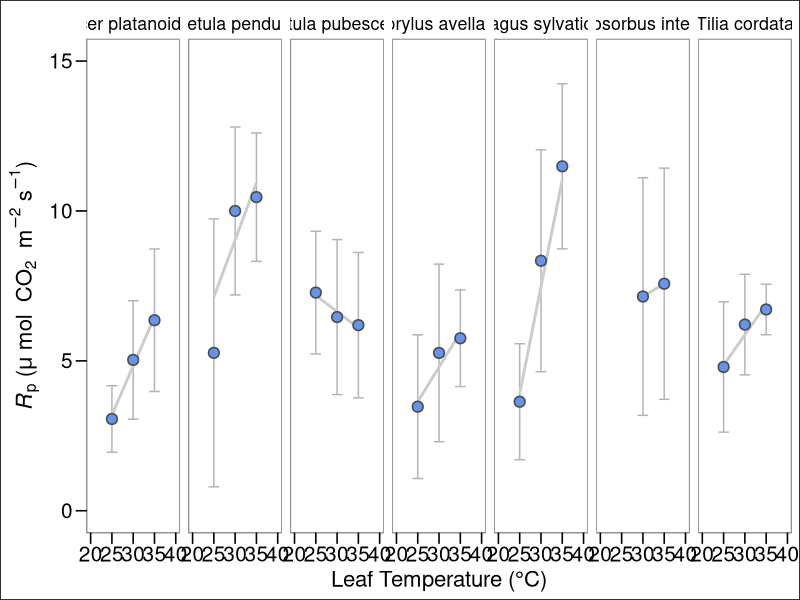
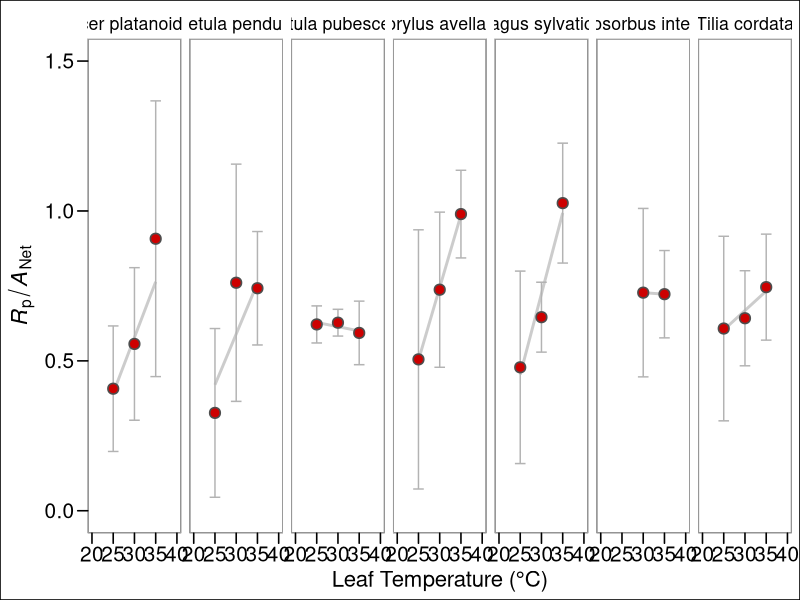
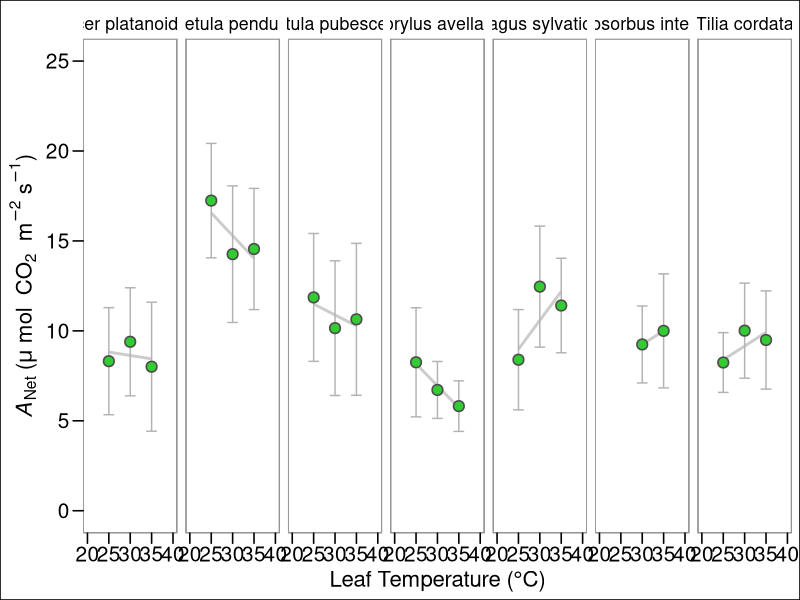

Write R code to recreate these figures, in order. (Note: this script raises an error after producing the figures.)
#install.packages("Hmisc", dependencies = T)
#
# packages_to_load <- c("drc", "bbmle", "labelled", "MALDIquant", 
#                      "magicfor", "ggplot2", "ggpubr", "ggpmisc", "tidyverse", #"broom", 
#                     "Hmisc", "plotly", "PairedData", "DescTools", 
#                     "generalhoslem", "graphics", "nls2", "plyr",
#                     "ggthemes", "ggpubr", "signal", "segmented")
#
# lapply(packages_to_load, library, character.only = TRUE)

## lable ----
ytleaf          <- expression("T"["leaf"]~degree~"C")
photorate       <- expression("" ~mu ~ mol ~ "CO"[2]~m^{-2} ~ "s"^{-1})
labrsq          <- expression(R^{2}~"=")
labvpdl         <- "VPD (kPa)"
lab_photo       <- expression(paste(italic(A)[Net], ' (', mu * ~'mol'~ " CO"[2]~' m'^{-2}*' s'^{-1}*')'))
lab_photo1      <- expression(paste(italic(A)[Net], ' (', mu * 'mol m'^{-2}*'s'^{-1}*')'))
lab_Tleaf       <- expression(paste("Leaf temperature (", degree,"C)"))
labcond         <- expression("g"["s"]~~"in"~mol~H[2]*O~m^{-2}~s^{-1})
labcond1        <- expression("Conductance to "~H[2]*O~"in"~mol~H[2]*O~m^{-2}~s^{-1})
labtrmmol       <- expression("E"~~"in"~mol~H[2]*O~m^{-2}~s^{-1})
etrrate         <- expression("" ~mu ~ mol ~"photon" ~m^{-2} ~ "s"^{-1})
photorate       <- expression("" ~mu ~ mol ~ "CO"[2]~m^{-2} ~ "s"^{-1})
labgs           <- expression(paste(italic(g[s])*" ("~mol[H[2]*O]~m^{-2}~s^{-1}~")"))


## data processing ---- Load ONE of the following csv's


# Species
df <- read.csv("Data/Uppsala-2024-Summer-Photorespiration-SpotMes-TreeSpp.csv", header = T, stringsAsFactors = T, sep = ";")


# Ecotypes

df <- read.csv("Data/Uppsala-2024-Summer-Photorespiration-SpotMes-Birch-Ecotypes.csv", header = T, stringsAsFactors = T, sep = ";")


#-----------------------------------------------------#


## use the following filters as necessary
df     <- subset(df, dq == "yes") # eliminates unreliable values.

df$pairid <- paste0(df$sprp, "-", df$setTleaf)

df$pairid <- as.factor(df$pairid)


length(unique(df$pairid))       # individual runs + season

dflist    <-   split(df,list(df$pairid))
dflist    <-   split(df,unique(list(df$pairid)))
dflist    <-   dflist[sapply(dflist, nrow)>0] 

setwd("output")


correct_RD <- function(data, output_path){
  
  ColumnNames <- c("sp","treeid","setTleaf",
             "anet.21p",    
             "anet.0p",
             "Rd",
             "corranet",
             "anet.delta",
             "pr.CO2", 
             "pr.real",
             "pr.percent",    
             "gsw.21p",    
             "gsw.0p",     
             "gsw.delta",  
             "gsw.percent",
             "E.21p",     
             "E.0p",      
             "E.delta",   
             "E.percent", 
             "ETR.21p",     
             "ETR.0p",
             "ETR.delta",   
             "ETR.percent",
             "JT",
             "JO1",
             "JC1",
             "JO2",
             "JC2",
             "JO1.percent",
             "JC1.percent",
             "JO2.percent",
             "JC2.percent",
             "NPQ.21p",
             "NPQ.0p",
             "NPQ.delta",
             "NPQ.percent")
  
  output_data <- data.frame(matrix(nrow = 0, ncol = length(ColumnNames)))
  names(output_data) <- ColumnNames

  for(dataIdx in 1:length(data)){
    
    speciesdata <- data[[dataIdx]]
    if(nrow(speciesdata) != 2){
      print(names(dflist)[dataIdx])
      print(nrow(speciesdata))
      next
    }
    
    
    sp               <-     speciesdata$sp[1]
    treeid           <-     speciesdata$treeid[1]
    setTleaf         <-     speciesdata$setTleaf[1]
    
    p21              <-     subset(speciesdata, olev == "21p")    
    p0               <-     subset(speciesdata, olev == "0p")
    
    anet.21p         <-     p21$A
    anet.0p          <-     p0$A
     
    
    # Calculate corrected Anet. The values for slope and intercept       where calculated using values taken from the literature. 
    
    Rd               <-      0.05554*anet.21p+ 0.11395 
    corranet         <-      anet.21p-Rd          
    # "corranet" is Anet corrected for Rd
    
    
    anet.delta       <-      anet.0p - anet.21p
    pr.CO2           <-      anet.delta * 0.5
    pr.real          <-      anet.delta + pr.CO2
    pr.percent       <-      pr.real/anet.21p
    
    gsw.21p          <-      p21$gsw
    gsw.0p           <-      p0$gsw
    gsw.delta        <-      p0$gsw - p21$gsw
    gsw.percent      <-      gsw.delta/p21$gsw
    
    
    E.21p            <-      p21$E
    E.0p             <-      p0$E
    E.delta          <-      p0$E - p21$E
    E.percent        <-      E.delta/p21$E
    
    
    ETR.21p          <-      p21$ETR
    ETR.0p           <-      p0$ETR
    ETR.delta        <-      p0$ETR - p21$ETR
    ETR.percent      <-      ETR.delta/p21$ETR
    JT               <-      ETR.21p + ETR.0p
    JO1              <-      pr.percent * JT
    JC1              <-      JT-JO1
    JO2              <-      ((2/3)*(JT-4*(anet.21p)))
    JC2              <-      ((1/3)*(JT+8*(anet.21p)))
    JO1.percent      <-      JO1/JT
    JC1.percent      <-      JC1/JT
    JO2.percent      <-      JO2/JT
    JC2.percent      <-      JC2/JT
    
    
    NPQ.21p          <-      p21$NPQ
    NPQ.0p           <-      p0$NPQ
    NPQ.delta        <-      NPQ.0p - NPQ.21p
    NPQ.percent      <-      NPQ.delta/NPQ.21p
    
    new_data = data.frame(as.character(sp),
                          as.character(treeid),
                          as.character(setTleaf), 
                          anet.21p,    
                          anet.0p,     
                          Rd, 
                          corranet,
                          anet.delta,
                          pr.CO2,
                          pr.real,
                          pr.percent,
                          gsw.21p,    
                          gsw.0p,     
                          gsw.delta,  
                          gsw.percent,
                          p21$E,     
                          E.0p,      
                          E.delta,   
                          E.percent, 
                          ETR.21p,     
                          ETR.0p,   
                          ETR.delta,   
                          ETR.percent,
                          JT,
                          JO1,
                          JC1,
                          JO2,
                          JC2,
                          JO1.percent,
                          JC1.percent,
                          JO2.percent,
                          JC2.percent,
                          NPQ.21p,
                          NPQ.0p,
                          NPQ.delta, 
                          NPQ.percent)
    
    names(new_data) <- names(output_data)
    output_data <- rbind(output_data, new_data)
    
    
  }
  
  file_path = paste(output_path, "species-output.csv", sep = "/")
  if(!dir.exists(output_path)){
    dir.create(output_path, recursive = T)
  }
  
  
  index <- 1
  while(file.exists(file_path)){
    file_path <- paste(output_path, paste("species-output", as.character(index), ".csv", sep =""), sep = "/")
    index = index + 1
  }
 
  

  write.table(output_data, file = file_path, 
              row.names = FALSE, col.names = T, sep = ";")
}

correct_RD(dflist, "./")


outs <- read.csv("species-output.csv", stringsAsFactors = T, sep = ";")



# Making the table for the concatenated PR values for each species and each temperature point.
library(stats)
library(base)
library(dplyr)
library(ggplot2)

absolute.table <- outs %>%
  group_by(sp, setTleaf) %>%
  summarise(pr.real.avg = mean(pr.real),
            se = sd(pr.real))




svg(filename = "pr-raw.svg", width = 16, height = 4.5, bg = "transparent")

ggplot(absolute.table, aes(y = pr.real.avg, x=setTleaf, group=sp))+
  geom_errorbar(aes(ymin=pr.real.avg-se, ymax=pr.real.avg+se),col ="grey70", width= 2.5)+ #pmin can be used to cap the ymax. (e.g., pmin(pr.real.avg+se, 1.0))
  geom_smooth(data = outs, mapping = aes(y=pr.real, x=setTleaf), se = F, method="lm", col = "grey80")+
  geom_point(col="grey30", size = 3, pch = 21, fill = "cornflowerblue", stroke = 0.85)+
  # stat_regline_equation(data = outs, aes(x = setTleaf, y=pr.real, label = paste(..eq.label.., ..adj.rr.label.., paste("p = ", ..p.value..), sep = "~~~")),
  # formula = y~x,
  # label.x =22, label.y = 1.5)+
  facet_wrap(~sp, ncol = 7) +
  scale_y_continuous(limits = c(0, 15), name = expression(paste(italic(R)[p], ' (', mu * ~'mol'~ " CO"[2]~' m'^{-2}*' s'^{-1}*')')))+
  scale_x_continuous(limits = c(20,40), name = "Leaf Temperature (°C)")+
  ggthemes::theme_base() +
theme(axis.text.y = element_text(size = 15), 
      axis.text.x = element_text(size = 15),
      panel.border = element_rect(color = "grey70"))
dev.off()


###Plot of pr.percent

library(dplyr)
percent.table <- outs %>%
  group_by(sp, setTleaf) %>%
  summarise(pr.percent.avg = mean(pr.percent),
            se = sd(pr.percent))

svg(filename = "pr-percent.svg", width = 16, height = 4.5, bg = "transparent")

ggplot(percent.table, aes(y = pr.percent.avg, x=setTleaf, group=sp))+
   #pmin can be used to cap the ymax. (e.g., pmin(pr.real.avg+se, 1.0))
  geom_smooth(data = outs, mapping = aes(y=pr.percent, x=setTleaf), se = F, method="lm", col = "grey80")+
  # ggpmisc::stat_poly_eq(
  #   data = outs,
  #   formula = y ~ x,
  #   aes(x = setTleaf, y = pr.percent, label = paste(after_stat(p.value.label), sep = "~~~")),
  #   label.x = 22,
  #   label.y = 1.5,
  # )+
  geom_errorbar(aes(ymin=pr.percent.avg-se, ymax=pr.percent.avg+se),col ="grey70", width= 2.5)+
  geom_point(col="grey30", size = 3, pch = 21, fill = "red3", stroke = 0.85)+
  # stat_regline_equation(data = outs, aes(x = setTleaf, y=pr.real, label = paste(..eq.label.., ..adj.rr.label.., paste("p = ", ..p.value..), sep = "~~~")),
  # formula = y~x,
  # label.x =22, label.y = 1.5)+
  facet_wrap(~sp, ncol = 7)+
  scale_y_continuous(limits = c(0, 1.5), name = 
                       expression(paste(italic(R)[p]/italic(A)[Net])))+
  scale_x_continuous(limits = c(20,40), name = "Leaf Temperature (°C)")+
  ggthemes::theme_base() +
theme(axis.text.y = element_text(size = 15), 
      axis.text.x = element_text(size = 15),
      panel.border = element_rect(color = "grey70"))
dev.off()



### Plot showing Anet 21p over temp


anet.table <- outs %>%
  group_by(sp, setTleaf) %>%
  summarise(anet.21p.avg = mean(anet.21p),
            se = sd(anet.21p))


svg(filename = "anet21-raw.svg", width = 16, height = 4.5, bg = "transparent")

ggplot(anet.table, aes(y = anet.21p.avg, x=setTleaf, group=sp))+
   #pmin can be used to cap the ymax. (e.g., pmin(anet.21p.avg+se, 1.0))
  geom_smooth(data = outs, mapping = aes(y=anet.21p, x=setTleaf), se = F, method="lm", col = "grey80")+
  geom_errorbar(aes(ymin=anet.21p.avg-se, ymax=anet.21p.avg+se),col ="grey70", width= 2.5) +
  geom_point(col="grey30", size = 3, pch = 21, fill = "limegreen", stroke = 0.85)+
  # stat_regline_equation(data = outs, aes(x = setTleaf, y=anet.21p, label = paste(..eq.label.., ..adj.rr.label.., paste("p = ", ..p.value..), sep = "~~~")),
  # formula = y~x,
  # label.x =22, label.y = 1.5)+
  facet_wrap(~sp, ncol = 7) +
  scale_y_continuous(limits = c(0, 25), name = expression(paste(italic(A)[Net], ' (', mu * ~'mol'~ " CO"[2]~' m'^{-2}*' s'^{-1}*')')))+
  scale_x_continuous(limits = c(20,40), name = "Leaf Temperature (°C)")+
  ggthemes::theme_base()+
  theme(axis.text.y = element_text(size = 15), 
        axis.text.x = element_text(size = 15),
        panel.border = element_rect(color = "grey70"))
dev.off()


### Plot showing JO2 and JC2

library(dplyr)
s.table <- outs %>%
  group_by(sp, setTleaf) %>%
  summarise(JO2.percent.avg = mean(JO2.percent),
            se = sd(JO2.percent))

svg(filename = "JO2.percent.svg", width = 7, height = 4, bg = "transparent")
ggplot(s.table, aes(y = JO2.percent.avg, x=setTleaf, group=sp))+
  geom_point(col="black", size = 1.5)+
  geom_errorbar(aes(ymin=JO2.percent.avg-se, ymax=JO2.percent.avg+se), width=.2)+ #pmin can be used to cap the ymax. (e.g., pmin(JO2.percent.avg+se, 1.0))
  geom_smooth(data = outs, mapping = aes(y=JO2.percent, x=setTleaf), se = F, method="lm")+
  stat_poly_eq(
    data = outs,
    formula = y ~ x,
    aes(x = setTleaf, y = JO2.percent, label = paste(after_stat(eq.label),
                                                 after_stat(rr.label),
                                                 after_stat(p.value.label), sep = "~~~")),
    label.x = 22,
    label.y = 1.5,
    digits = 2
  )+
  # stat_regline_equation(data = outs, aes(x = setTleaf, y=pr.real, label = paste(..eq.label.., ..adj.rr.label.., paste("p = ", ..p.value..), sep = "~~~")),
  # formula = y~x,
  # label.x =22, label.y = 1.5)+
  facet_wrap(~sp)+
  scale_y_continuous(limits = c(0, 1), name = "Oxygenation proportion (ETR)")+
  scale_x_continuous(limits = c(20,40), name = "Leaf Temperature [°C]")+
  theme_minimal()
dev.off()




library(dplyr)
s.table <- outs %>%
  group_by(sp, setTleaf) %>%
  summarise(JC2.percent.avg = mean(JC2.percent),
            se = sd(JC2.percent))

svg(filename = "JC2.percent.svg", width = 7, height = 4, bg = "transparent")
ggplot(s.table, aes(y = JC2.percent.avg, x=setTleaf, group=sp))+
  geom_point(col="black", size = 1.5)+
  geom_errorbar(aes(ymin=JC2.percent.avg-se, ymax=JC2.percent.avg+se), width=.2)+ #pmin can be used to cap the ymax. (e.g., pmin(JC2.percent.avg+se, 1.0))
  geom_smooth(data = outs, mapping = aes(y=JC2.percent, x=setTleaf), se = F, method="lm")+
  stat_poly_eq(
    data = outs,
    formula = y ~ x,
    aes(x = setTleaf, y = JC2.percent, label = paste(after_stat(eq.label),
                                                     after_stat(rr.label),
                                                     after_stat(p.value.label), sep = "~~~")),
    label.x = 22,
    label.y = 1.5,
    digits = 2
  )+
  # stat_regline_equation(data = outs, aes(x = setTleaf, y=pr.real, label = paste(..eq.label.., ..adj.rr.label.., paste("p = ", ..p.value..), sep = "~~~")),
  # formula = y~x,
  # label.x =22, label.y = 1.5)+
  facet_wrap(~sp)+
  scale_y_continuous(limits = c(0, 1), name = "Carboxylation proportion (ETR)")+
  scale_x_continuous(limits = c(20,40), name = "Leaf Temperature [°C]")+
  theme_minimal()
dev.off()




# Original pr ggplot script

ggplot(outs, aes(x = setTleaf, y = pr.percent)) +
  theme_bw() +
  xlab(lab_Tleaf) +
  ylab("PR") +
  geom_point() + facet_wrap(~sp) + ylim(0,1) + xlim(20,40) 
  #geom_errorbar(aes(ymin=pr-se, ymax=pr+se), width=.2) + 
  #geom_smooth(method = "lm", se = F)


# tweaked 
ggplot(outs, aes(x = setTleaf, y = pr.percent)) +
  theme_bw() +
  xlab(lab_Tleaf) +
  ylab("PR") +
  geom_boxplot(mapping = aes(group = setTleaf)) + facet_wrap(~sp) + ylim(0,1) + xlim(20,40) +
  #geom_errorbar(aes(ymin=pr-se, ymax=pr+se), width=.2) + 
  geom_smooth(method = "lm", se = F)



## photorespiration proportion ----- 

anova(aov(pr.real ~  sp, data = outs))
anova(aov(pr.real ~  corranet, data = outs))
anova(aov(pr.real ~  setTleaf, data = outs))
anova(aov(pr.real ~  sp * setTleaf, data = outs))

m1 <- nlme::lme(pr.real ~  sp * setTleaf, data = outs, random = ~1|treeid)
anova(aov(pr.real ~  sp * setTleaf, data = outs))

m1



anova(aov(JO2.percent ~  sp, data = outs))             #  Very significant
anova(aov(JO2.percent ~  setTleaf, data = outs))       #  Very significant
anova(aov(pr.percent ~  sp, data = outs))              #  Very significant
anova(aov(pr.percent ~  setTleaf, data = outs))        #  Very significant
anova(aov(JO2.percent ~  sp * setTleaf, data = outs))  #  Not significant
anova(aov(pr.percent ~  sp * setTleaf, data = outs))   #  Not significant


###### STATISTICAL TESTS #########


## example model fits nlme ---- 

# Here we are running a for loop testing     the relationship between species, setTleaf and the combined effect of them (I.e the temperature response of species), against pr.real (Absolute photorespiration rates ("10")), pr.percent (Proportional photorespiration rates ("11")), anet.21p (Ambient photosynthesis rates ("4")), anet.0p (O2-free photosynthesis rates ("5")) and JO2.percent (proportional oxygenation rates calculated using ETR only ("31)).


colindeces <- c(10, 11, 4, 5, 31)
method.slope <- c()
value.slope <- c()
species.slope <- c()

names(outs)[colindeces[1]]

for (index in 1:length(colindeces)){
  
  
  independentVariable = outs[,colindeces[index]] 
  
  mod1 <- nlme::lme(independentVariable ~  sp , data = outs, 
                    random = ~1|treeid, 
                    method = "REML", 
                    na.action=na.omit) ; anova(mod1)
  print(paste("This analysis is based on :", names(outs)[colindeces[index]]))
  print(summary(mod1))
  
  mod2 <- nlme::lme(independentVariable ~  setTleaf , data = outs, 
                    random = ~1|sp, 
                    method = "REML", 
                    na.action=na.omit) ; anova(mod1)
  
  print(paste("This analysis is based on :", names(outs)[colindeces[index]]))
  print(summary(mod1))
  
  mod3 <- nlme::lme(independentVariable ~  sp * setTleaf, 
                    data = outs, 
                    random = ~1|treeid, 
                    method = "REML", 
                    na.action=na.omit) ; anova(mod1)
  
  print(paste("This analysis is based on :", names(outs)[colindeces[index]]))
  print(summary(mod1))
  
  
  print("----------------------------------------------------------------")
}


mod4 <- nlme::lme(independentVariable ~  pr.real , data = outs, 
                  random = ~1|sp, 
                  method = "REML", 
                  na.action=na.omit) ; anova(mod1)
print(paste("This analysis is based on :", names(outs)[colindeces[index]]))
print(summary(mod1))





library(tidyr)

long_data <- outs %>%
  gather(key = "method", value = "y", pr.percent, JO2.percent)

# Fit a model with an interaction term between method and setTleaf
long_model <- lm(y ~ sp * setTleaf * method, data = long_data)

# Check the model summary
summary(long_model)


# Fit the model with and without the interaction term between method and setTleaf
model_interaction <- lm(y ~ sp * setTleaf * method, data = long_data)
model_no_interaction <- lm(y ~ sp * setTleaf + method, data = long_data)

# Compare the models using a likelihood ratio test
anova(model_no_interaction, model_interaction)

# Visualize the comparison
library(ggplot2)
ggplot(long_data, aes(x = setTleaf, y = y, color = method)) +
  geom_point() +
  geom_smooth(method = "lm", se = FALSE) +  # Add linear regression lines
  facet_wrap(~sp)+
  labs(title = "Comparison of Slopes for y1 and y2") +
  theme_minimal()


### post hoc test ------- HSD, honest significant difference 

m7 <- aov(anet.0p ~ sp, data = outs, random = ~1|treeid, method = "REML", na.action=na.omit) ; anova(m7)
par(las=2)
par(mar=c(8,8,2,2)) 
plot(TukeyHSD(m7))


t1 <- TukeyHSD(m7)
t1 <- as.data.frame(t1$sp)
t1$com <- rownames(t1)

rownames(t1) <- NULL
colnames(t1) <- c("prdiff","lwr", "upr","padj", "com")
blah <- subset(t1, padj <= 0.05)





